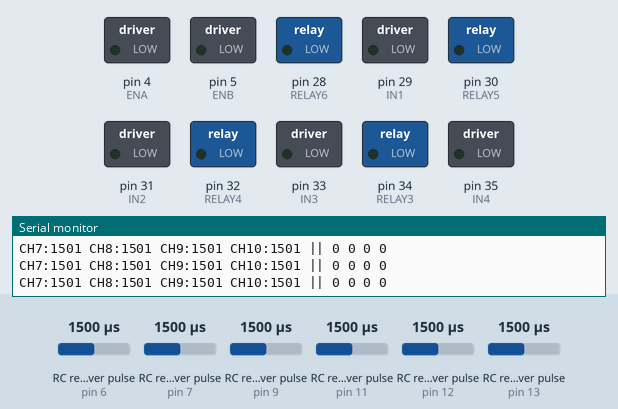
This sketch was run on a simulated Arduino Mega 2560, built with avr-gcc and run on an emulated ATmega2560. On the bench: switched loads named in the sketch (green lamp = pin HIGH), the last lines printed to the serial monitor. Wiring (inferred from the names in the program): 6 × RC receiver channel: data pin 6 / data pin 7 / data pin 9 / data pin 11 / data pin 12 / data pin 13. The inputs (shaded band) are chosen by the test bench; at power-on: RC receiver pulse (sensors on pin 9, pin 11, pin 12, pin 6, pin 7, pin 13) 1500 µs.

Above: at 1.2 s.
1.3 s: RC receiver pulse (sensor on pin 9) set to 1538 µs
2.8 s: RC receiver pulse (sensor on pin 9) set to 1562 µs
At 3.9 s:
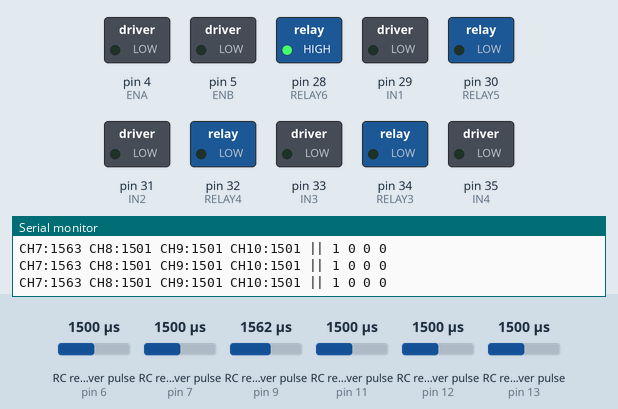
4.3 s: RC receiver pulse (sensor on pin 11) set to 1543 µs
5.8 s: RC receiver pulse (sensor on pin 11) set to 1566 µs
At 6.2 s:
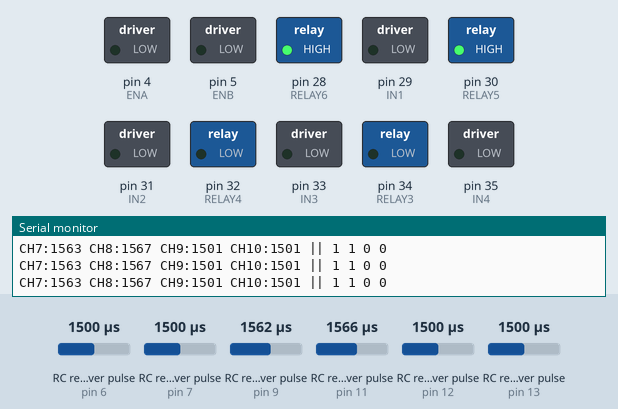
7.3 s: RC receiver pulse (sensor on pin 12) set to 1536 µs
8.8 s: RC receiver pulse (sensor on pin 12) set to 1565 µs
At 9.7 s:
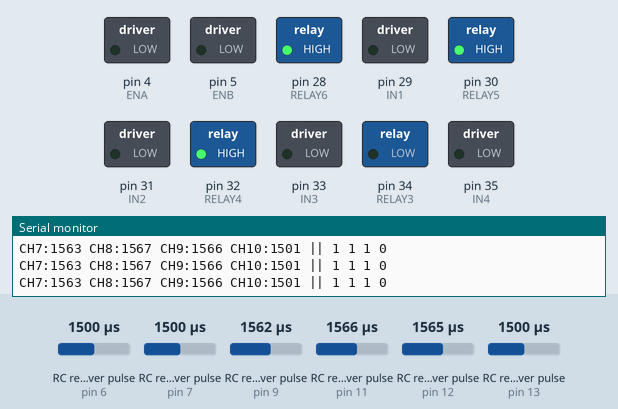
Timing chart, 0 to 11.3 s (numbered marks = the images above; inputs shaded):
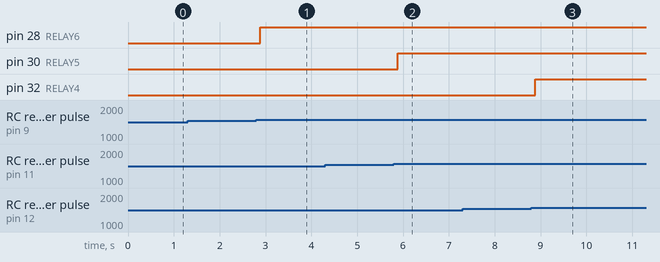

The sketch:

SuperWorkingTshirtCannonNoVerticalJohn.ino
```cpp
// =====================================================
// STABLE T-SHIRT CANNON CONTROL CODE
// Fixed relay flicker / multi-switch glitching
// Keeps original wiring
// Arduino Mega
// =====================================================

// ================== INPUT PINS ==================
#define CH3_PIN 6    // Forward/back
#define CH4_PIN 7    // Turning

#define CH7_PIN 9    // Relay controls
#define CH8_PIN 11
#define CH9_PIN 12
#define CH10_PIN 13

// ================== RELAYS ==================
#define RELAY6 28
#define RELAY5 30
#define RELAY4 32
#define RELAY3 34

// ================== MOTOR DRIVER ==================
#define ENA 4
#define IN1 29
#define IN2 31

#define ENB 5
#define IN3 33
#define IN4 35

// ================== RC SETTINGS ==================
#define CENTER3 1468
#define CENTER4 1480

#define DEADZONE 0.08

// Relay hysteresis
#define RELAY_ON   1550
#define RELAY_OFF  1450

// ================== CONTROL INVERTS ==================
#define INVERT_FORWARD true
#define INVERT_TURN    true
#define INVERT_LEFT    false
#define INVERT_RIGHT   false

// ================== GLOBALS ==================

// Last known good movement signals
int ch3 = CENTER3;
int ch4 = CENTER4;

// Last known good relay signals
int ch7 = 1000;
int ch8 = 1000;
int ch9 = 1000;
int ch10 = 1000;

// Relay states
bool relayState[4] = {false, false, false, false};

// Debounce timers
unsigned long relayTimer[4] = {0, 0, 0, 0};

// ================== SETUP ==================
void setup() {

  Serial.begin(115200);

  // Receiver inputs
  pinMode(CH3_PIN, INPUT);
  pinMode(CH4_PIN, INPUT);

  pinMode(CH7_PIN, INPUT);
  pinMode(CH8_PIN, INPUT);
  pinMode(CH9_PIN, INPUT);
  pinMode(CH10_PIN, INPUT);

  // Motor driver outputs
  pinMode(ENA, OUTPUT);
  pinMode(IN1, OUTPUT);
  pinMode(IN2, OUTPUT);

  pinMode(ENB, OUTPUT);
  pinMode(IN3, OUTPUT);
  pinMode(IN4, OUTPUT);

  // Relay outputs
  pinMode(RELAY6, OUTPUT);
  pinMode(RELAY5, OUTPUT);
  pinMode(RELAY4, OUTPUT);
  pinMode(RELAY3, OUTPUT);

  // Start relays OFF
  digitalWrite(RELAY6, LOW);
  digitalWrite(RELAY5, LOW);
  digitalWrite(RELAY4, LOW);
  digitalWrite(RELAY3, LOW);
}

// =====================================================
// READ RC CHANNEL SAFELY
// Returns last valid value if bad signal occurs
// =====================================================
int readChannel(byte pin, int lastValue) {

  // Reduced timeout helps stability
  int pulse = pulseIn(pin, HIGH, 18000);

  // Accept only real RC pulse widths
  if (pulse >= 900 && pulse <= 2100) {
    return pulse;
  }

  // Bad read -> keep old value
  return lastValue;
}

// =====================================================
// MOTOR CONTROL
// =====================================================
void setMotor(int pwmPin, int in1, int in2, int speed, bool invert) {

  if (invert) speed = -speed;

  if (speed > 0) {

    digitalWrite(in1, HIGH);
    digitalWrite(in2, LOW);

  }
  else if (speed < 0) {

    digitalWrite(in1, LOW);
    digitalWrite(in2, HIGH);

  }
  else {

    digitalWrite(in1, LOW);
    digitalWrite(in2, LOW);
  }

  analogWrite(pwmPin, abs(speed));
}

// =====================================================
// STABLE RELAY CONTROL
// Includes:
// - hysteresis
// - debounce
// - bad signal protection
// =====================================================
void updateRelay(int signal, int relayPin, int index) {

  bool desiredState = relayState[index];

  // Hysteresis
  if (signal > RELAY_ON) {
    desiredState = true;
  }
  else if (signal < RELAY_OFF) {
    desiredState = false;
  }

  // Debounce / stability check
  if (desiredState != relayState[index]) {

    // Require stable state for 50ms
    if (millis() - relayTimer[index] > 50) {

      relayState[index] = desiredState;
      relayTimer[index] = millis();
    }
  }
  else {

    relayTimer[index] = millis();
  }

  digitalWrite(relayPin, relayState[index]);
}

// =====================================================
// MAIN LOOP
// =====================================================
void loop() {

  // ================== READ RECEIVER ==================

 ch7  = readChannel(CH7_PIN, ch7);
 ch8  = readChannel(CH8_PIN, ch8);
 ch9  = readChannel(CH9_PIN, ch9);
 ch10 = readChannel(CH10_PIN, ch10);

 ch3  = readChannel(CH3_PIN, ch3);
 ch4  = readChannel(CH4_PIN, ch4);

  // ================== MOVEMENT ==================

  float forward = (ch3 - CENTER3) / 500.0;
  float turn    = (ch4 - CENTER4) / 500.0;

  // Deadzone
  if (abs(forward) < DEADZONE) forward = 0;
  if (abs(turn) < DEADZONE) turn = 0;

  // Inversions
  if (INVERT_FORWARD) forward = -forward;
  if (INVERT_TURN) turn = -turn;

  // Tank steering mix
  float left  = forward + turn;
  float right = forward - turn;

  // Normalize
  float maxVal = max(abs(left), abs(right));

  if (maxVal > 1.0) {
    left /= maxVal;
    right /= maxVal;
  }

  // Convert to PWM
  int leftMotor  = left * 255;
  int rightMotor = right * 255;

  // Drive motors
  setMotor(ENA, IN1, IN2, leftMotor, INVERT_LEFT);
  setMotor(ENB, IN3, IN4, rightMotor, INVERT_RIGHT);

  // ================== RELAYS ==================

  updateRelay(ch7, RELAY6, 0);
  updateRelay(ch8, RELAY5, 1);
  updateRelay(ch9, RELAY4, 2);
  updateRelay(ch10, RELAY3, 3);

  // ================== DEBUG ==================

  Serial.print("CH7:");
  Serial.print(ch7);

  Serial.print(" CH8:");
  Serial.print(ch8);

  Serial.print(" CH9:");
  Serial.print(ch9);

  Serial.print(" CH10:");
  Serial.print(ch10);

  Serial.print(" || ");

  Serial.print(relayState[0]);
  Serial.print(" ");

  Serial.print(relayState[1]);
  Serial.print(" ");

  Serial.print(relayState[2]);
  Serial.print(" ");

  Serial.println(relayState[3]);

  // Faster loop
  delay(10);
}
```

Measured:
- the behaviour switches between 1549 and 1550 µs on RC receiver pulse (sensor on pin 9) (found by bisection; images 0 and 1)
- the behaviour switches between 1549 and 1550 µs on RC receiver pulse (sensor on pin 11) (found by bisection; images 1 and 2)
- the behaviour switches between 1549 and 1550 µs on RC receiver pulse (sensor on pin 12) (found by bisection; images 2 and 3)
- after the input at 2.8 s, pin 28 (RELAY6): LOW → HIGH after 0.08 s
- after the input at 5.8 s, pin 30 (RELAY5): LOW → HIGH after 0.08 s
- after the input at 8.8 s, pin 32 (RELAY4): LOW → HIGH after 0.08 s
